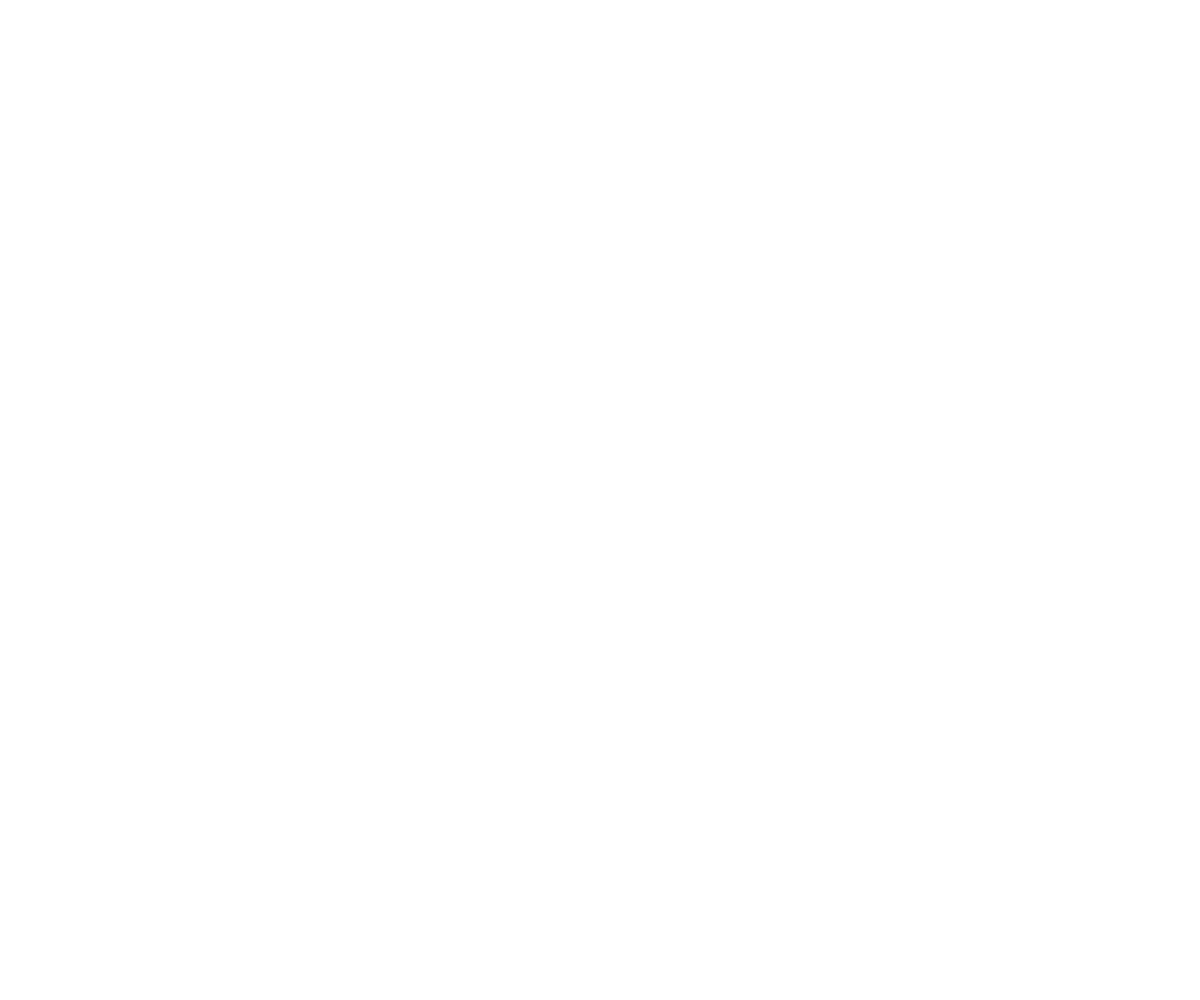
Frame 1 (no input)
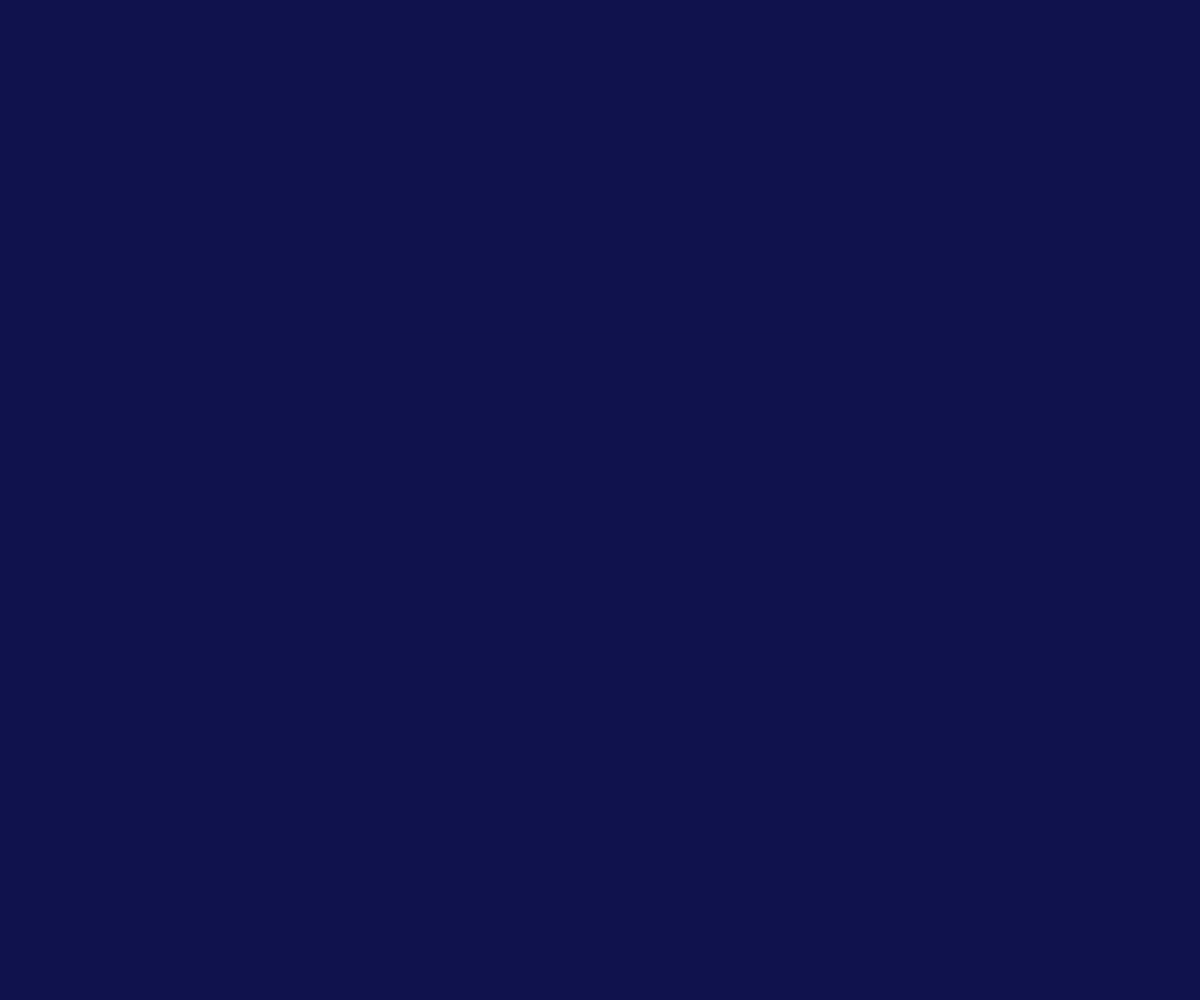
Frame 60 (no input)
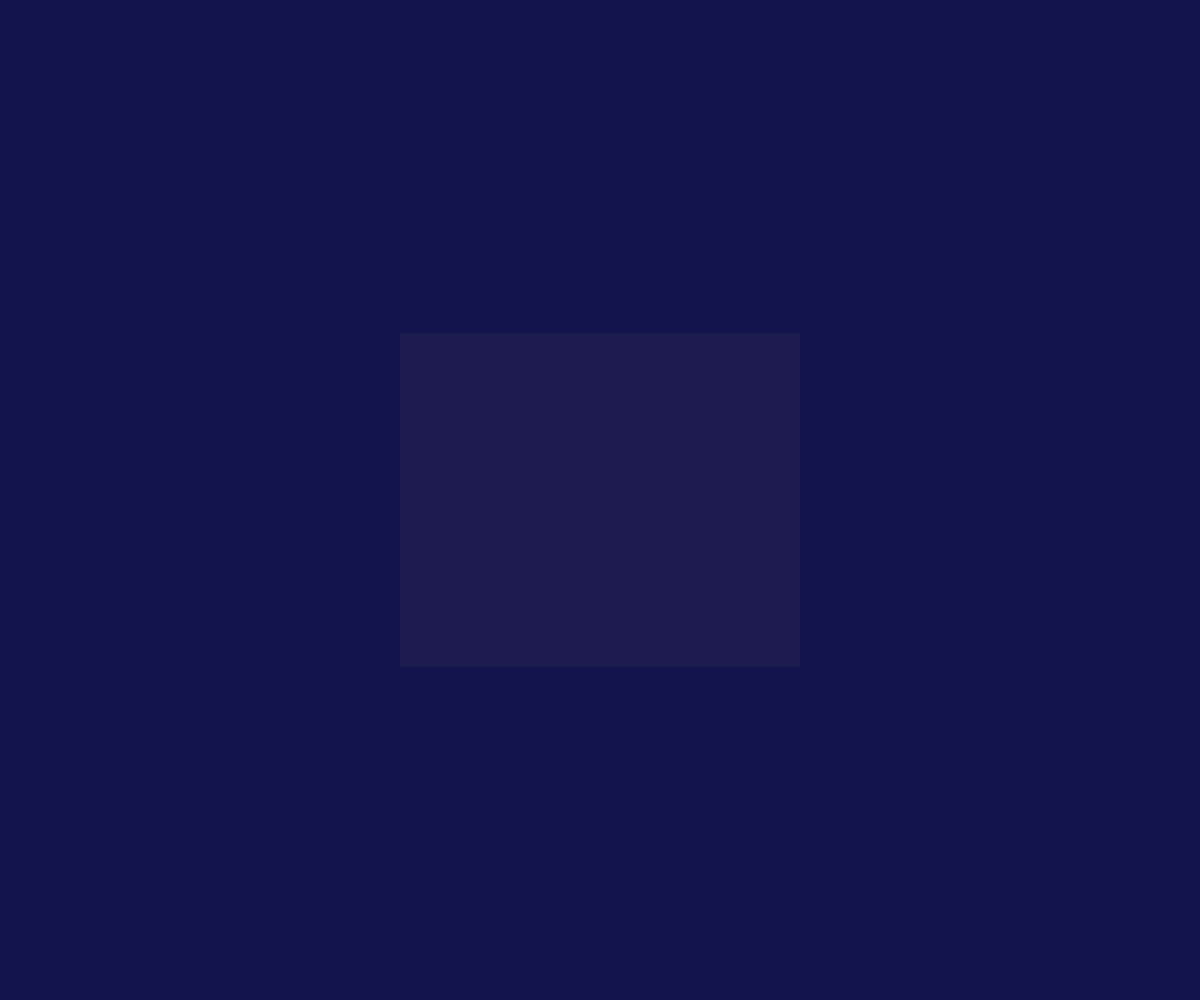
Frame 120 (the mouse pressed at the canvas centre since frame 60)

The p5.js sketch that drew these frames (run headless with seeded random() and noise() and a simulated clock; from frame 60 on, the mouse is pressed at the canvas centre):

// p5.js sketch
// ── sketch.js

let seconds, milliseconds;

function setup() {
}

function draw() {
  createCanvas(windowWidth, windowHeight); 
  //dunkelblau (rgb(16,18,77))
  //gelb  rgb(189, 160, 123)

  background(map(int(seconds),0,60,16,189), map(int(seconds),0,60,18,160),map(int(seconds),0,60,77,123));
  rectMode(CENTER);
  noStroke();
  if (seconds>0,seconds<15){
    fill(map(int(seconds),0,15,16,189), map(int(seconds),0,15,18,160),map(int(seconds),0,15,77,123) );
  }
  else if (seconds>15,seconds<30){
    fill(map(int(seconds),15,30,16,189), map(int(seconds),15,30,18,160),map(int(seconds),15,30,77,123) );
  }
  else if (seconds>30,seconds<45){
    fill(map(int(seconds),30,45,16,189), map(int(seconds),30,45,18,160),map(int(seconds),30,45,77,123) );
  }
  else if (seconds>45,seconds<60){
    fill(map(int(seconds),45,60,16,189), map(int(seconds),45,60,18,160),map(int(seconds),45,60,77,123) );
  }
  
  rect(windowWidth/2,windowHeight/2,windowWidth/3,windowHeight/3);
 
  milliseconds = int(millis() % 60000);
  seconds = milliseconds / 1000;
  
  //seconds = int(milliseconds / 1000);
  /*console.log("----------");
  console.log("seconds: "+int(seconds));

  console.log("R: "+map(int(seconds),0,60,0,255));
  console.log("G: "+map(int(seconds),0,60,255,0));
  console.log("B: "+0);*/
  
  


}
